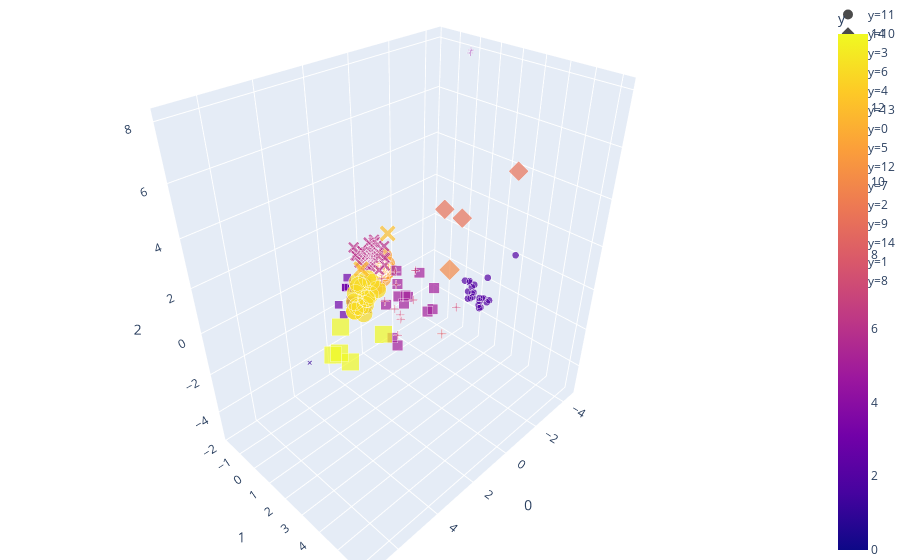

The notebook cell this image was saved under:
### Code cell
#Visualize kmean cluster predictions
import plotly.express as px
fig = px.scatter_3d(df_kmeans, x=0, y=1, z=2,
              color='y', size='y', size_max=18,
              symbol='y', opacity=0.7)

# tight layout
fig.update_layout(margin=dict(l=0, r=0, b=0, t=0))

### Figure 1 — Plotly figure (JSON) as saved in the notebook; plotly's stock layout.template omitted (floating-point values rounded to 4 significant figures)
{"data": [{"hoverlabel": {"namelength": 0}, "hovertemplate": "y=%{marker.color}<br>0=%{x}<br>1=%{y}<br>2=%{z}", "legendgroup": "y=11", "marker": {"color": [11, 11, 11, 11, 11, 11, 11, 11, 11, 11, 11, 11, 11, 11, 11, 11, 11, 11, 11, 11, 11, 11, 11, 11, 11, 11, 11, 11, 11, 11, 11, 11, 11, 11, 11, 11, 11, 11, 11, 11, 11, 11, 11, 11, 11, 11, 11, 11, 11, 11, 11, 11, 11, 11], "coloraxis": "coloraxis", "opacity": 0.7, "size": [11, 11, 11, 11, 11, 11, 11, 11, 11, 11, 11, 11, 11, 11, 11, 11, 11, 11, 11, 11, 11, 11, 11, 11, 11, 11, 11, 11, 11, 11, 11, 11, 11, 11, 11, 11, 11, 11, 11, 11, 11, 11, 11, 11, 11, 11, 11, 11, 11, 11, 11, 11, 11, 11], "sizemode": "area", "sizeref": 0.04321, "symbol": "circle"}, "mode": "markers", "name": "y=11", "scene": "scene", "showlegend": true, "type": "scatter3d", "x": [-0.3088, -0.1151, -0.002301, -0.2171, -0.02224, 0.04117, 0.3377, -0.463, 0.01584, 0.214, -0.1421, 0.03737, -0.2774, -0.1153, -0.1669, 0.09464, -0.08194, -0.3068, -0.3889, 0.1814, -0.1336, -0.2527, 0.1718, -0.4472, -0.06584, -0.2626, 0.2592, 0.01737, -0.3272, 0.2574, -0.01335, -0.0991, 0.02704, 0.116, 0.4573, -0.1475, -0.1205, -0.1558, -0.05049, 0.09334, 0.1062, -0.1132, 0.3931, -0.3511, -0.002352, -0.08996, -0.1203, -0.1214, 0.08175, 0.02863, -0.06909, -0.02082, -0.002281, 0.1735], "y": [-0.7632, -1.053, -1.024, -1.039, -1.163, -1.028, -1.291, -0.9882, -0.9575, -1.065, -0.9617, -1.054, -1.01, -1.16, -0.9654, -0.4562, -0.3436, -0.9641, -1.01, -0.41, -0.412, -1.116, -0.5103, -0.9574, -0.9029, -0.7717, -1.018, -1.101, -1.102, -0.09894, -1.105, -0.7468, -0.9412, -0.738, -0.5519, -0.9338, -1.016, -0.7381, -1.047, -0.7975, -0.4145, -1.028, -0.3403, -1.091, -1.066, -1.181, -1.222, -1.063, -0.966, -0.8037, -1.164, -0.3219, -0.9593, -1.182], "z": [0.3302, -0.03868, -0.1971, -0.2098, -0.4502, -0.009795, -0.07682, -0.478, -0.1125, -0.2028, -0.1171, -0.0569, -0.3814, -0.334, 0.1288, 0.07639, 0.2331, -0.2748, -0.3539, -0.2387, -0.0308, -0.5406, -0.1368, -0.3363, -0.1764, -0.3208, 0.02494, -0.2753, -0.5322, 0.05134, -0.1448, -0.1576, 0.01546, -1.007, -0.837, -0.5182, -0.3382, -0.02888, -0.213, 0.04129, -0.4374, -0.08621, 0.03878, -0.4851, 0.1209, -0.2155, -0.6247, -0.1318, -0.03659, -0.08567, -0.0174, -0.1091, 0.0805, -0.204]}, {"hoverlabel": {"namelength": 0}, "hovertemplate": "y=%{marker.color}<br>0=%{x}<br>1=%{y}<br>2=%{z}", "legendgroup": "y=10", "marker": {"color": [10], "coloraxis": "coloraxis", "opacity": 0.7, "size": [10], "sizemode": "area", "sizeref": 0.04321, "symbol": "diamond"}, "mode": "markers", "name": "y=10", "scene": "scene", "showlegend": true, "type": "scatter3d", "x": [3.64], "y": [6.193], "z": [4.917]}, {"hoverlabel": {"namelength": 0}, "hovertemplate": "y=%{marker.color}<br>0=%{x}<br>1=%{y}<br>2=%{z}", "legendgroup": "y=3", "marker": {"color": [3, 3, 3, 3, 3, 3, 3, 3, 3, 3, 3, 3], "coloraxis": "coloraxis", "opacity": 0.7, "size": [3, 3, 3, 3, 3, 3, 3, 3, 3, 3, 3, 3], "sizemode": "area", "sizeref": 0.04321, "symbol": "square"}, "mode": "markers", "name": "y=3", "scene": "scene", "showlegend": true, "type": "scatter3d", "x": [2.252, 2.351, 2.073, 2.727, 2.971, 2.095, 2.193, 1.803, 2.066, 1.885, 1.786, 2.005], "y": [0.02797, 1.14, -0.1937, -0.113, 0.4631, -0.427, -0.1602, 0.5287, -0.4471, -0.2965, 0.3128, -0.3635], "z": [-0.3263, 0.05667, -0.3973, -0.2259, -0.2617, 0.1322, 0.7747, 0.6941, 0.07286, 0.04909, 0.7053, 0.1419]}, {"hoverlabel": {"namelength": 0}, "hovertemplate": "y=%{marker.color}<br>0=%{x}<br>1=%{y}<br>2=%{z}", "legendgroup": "y=6", "marker": {"color": [6, 6, 6, 6, 6, 6, 6, 6, 6, 6, 6, 6, 6, 6, 6, 6, 6, 6, 6, 6, 6, 6, 6, 6, 6, 6, 6, 6, 6, 6, 6, 6, 6, 6], "coloraxis": "coloraxis", "opacity": 0.7, "size": [6, 6, 6, 6, 6, 6, 6, 6, 6, 6, 6, 6, 6, 6, 6, 6, 6, 6, 6, 6, 6, 6, 6, 6, 6, 6, 6, 6, 6, 6, 6, 6, 6, 6], "sizemode": "area", "sizeref": 0.04321, "symbol": "x"}, "mode": "markers", "name": "y=6", "scene": "scene", "showlegend": true, "type": "scatter3d", "x": [-0.2903, 0.4593, 0.1061, -0.3825, 0.1867, 0.3026, -0.3097, -0.326, 0.6044, 0.4791, 0.6144, -0.07237, 0.7231, -0.3158, 0.6139, 0.7552, 0.9043, -0.02265, 0.2727, 0.9684, -0.0709, -0.06255, 0.09432, 0.3966, 0.324, -0.4232, 0.077, 0.1565, -0.06311, 0.4151, 0.2057, 0.2983, 0.7493, 0.9917], "y": [-1.324, -0.9721, -0.2831, -1.38, -0.8888, -1.044, -1.423, -1.161, -0.7802, -1.009, -1.092, -0.5167, -0.4749, -0.7532, -1.402, -1.194, -0.8982, -0.8103, -0.7609, -1.149, -1.301, -1.221, -0.645, -1.073, -0.9152, -1.817, -0.279, -1.236, -1.091, -0.2933, -0.9992, -1.165, -0.8701, -1.022], "z": [0.8687, 0.2815, 0.2766, 0.6895, 0.4057, 0.4121, 0.4861, 0.681, 0.2497, 0.1464, 0.8718, 0.4753, 0.425, 0.8013, 0.4597, 0.7743, 0.5116, 0.4306, 0.6443, 1.139, 0.2159, 0.7363, 0.7063, 0.4986, 0.2272, 0.4534, 0.6379, 0.1397, 0.9497, 0.1983, 0.636, 0.3249, 0.9827, 0.8284]}, {"hoverlabel": {"namelength": 0}, "hovertemplate": "y=%{marker.color}<br>0=%{x}<br>1=%{y}<br>2=%{z}", "legendgroup": "y=4", "marker": {"color": [4, 4], "coloraxis": "coloraxis", "opacity": 0.7, "size": [4, 4], "sizemode": "area", "sizeref": 0.04321, "symbol": "cross"}, "mode": "markers", "name": "y=4", "scene": "scene", "showlegend": true, "type": "scatter3d", "x": [-4.39, -4.433], "y": [-0.1034, -0.1687], "z": [7.987, 7.854]}, {"hoverlabel": {"namelength": 0}, "hovertemplate": "y=%{marker.color}<br>0=%{x}<br>1=%{y}<br>2=%{z}", "legendgroup": "y=13", "marker": {"color": [13, 13, 13, 13, 13, 13, 13, 13, 13, 13, 13, 13, 13, 13, 13, 13, 13], "coloraxis": "coloraxis", "opacity": 0.7, "size": [13, 13, 13, 13, 13, 13, 13, 13, 13, 13, 13, 13, 13, 13, 13, 13, 13], "sizemode": "area", "sizeref": 0.04321, "symbol": "circle"}, "mode": "markers", "name": "y=13", "scene": "scene", "showlegend": true, "type": "scatter3d", "x": [1.747, 1.906, 1.151, 1.207, 1.529, 1.219, 0.9835, 0.5473, 1.908, 1.216, 0.5954, 1.933, 1.067, 1.767, 1.933, 0.793, 1.458], "y": [-0.1832, 0.1852, -0.5295, -0.01682, 0.05442, -0.6734, -1.02, -0.2957, -0.1351, -0.4369, -0.9544, -0.1421, -0.07143, -0.2349, -0.1421, -0.6043, 0.09884], "z": [-0.8542, -0.6083, -0.3721, -0.4651, -0.7632, -0.347, -0.4843, -0.7029, -0.5151, -1.658, -1.491, -0.9733, 0.05664, -0.2228, -0.9733, -0.201, -0.4869]}, {"hoverlabel": {"namelength": 0}, "hovertemplate": "y=%{marker.color}<br>0=%{x}<br>1=%{y}<br>2=%{z}", "legendgroup": "y=0", "marker": {"color": [0, 0, 0, 0, 0, 0, 0, 0, 0, 0, 0, 0, 0, 0, 0, 0, 0, 0, 0, 0, 0, 0, 0, 0, 0, 0, 0, 0, 0, 0, 0, 0, 0, 0, 0, 0], "coloraxis": "coloraxis", "opacity": 0.7, "size": [0, 0, 0, 0, 0, 0, 0, 0, 0, 0, 0, 0, 0, 0, 0, 0, 0, 0, 0, 0, 0, 0, 0, 0, 0, 0, 0, 0, 0, 0, 0, 0, 0, 0, 0, 0], "sizemode": "area", "sizeref": 0.04321, "symbol": "diamond"}, "mode": "markers", "name": "y=0", "scene": "scene", "showlegend": true, "type": "scatter3d", "x": [-0.7554, -1.075, -2.316, -0.6583, -0.5413, -0.835, -0.9351, -0.9092, -0.6904, -0.4924, -0.572, -0.6514, -0.6195, -0.5357, -1.111, -0.6509, -0.878, -0.7662, -0.5626, -0.5741, -0.7748, -0.6552, -0.9226, -0.6851, -0.7814, -0.5363, -1.214, -0.6886, -0.8813, -0.6541, -0.9402, -0.7346, -0.8678, -2.326, -1.377, -0.7022], "y": [-1.099, -0.9648, -0.574, -0.7807, -1.031, -0.5237, -1.204, -1.139, -1.066, -0.9562, -0.928, -1.116, -0.8771, -1.07, -0.3605, -1.064, -1.209, -1.219, -1.066, -0.7598, -1.081, -1.143, -1.197, -0.8416, -0.6419, -0.9235, -0.7791, -0.8445, -0.9723, -0.7109, -0.9298, -0.9224, -1.078, -0.4624, -0.8708, -0.7511], "z": [0.4972, 0.3928, 0.5441, 0.1687, 0.036, 0.3669, -0.1474, -0.386, 0.01708, -0.2323, -0.1712, 0.2822, -0.2844, -0.2799, -0.2809, -0.0762, -0.1134, -0.1342, -0.3121, -0.5567, 0.01471, -0.08601, -0.05548, 0.1266, 0.1193, 0.28, 0.6386, -0.03048, -0.1463, 0.1953, -0.5549, -0.539, -0.6433, -2.391, 1.001, 0.3213]}, {"hoverlabel": {"namelength": 0}, "hovertemplate": "y=%{marker.color}<br>0=%{x}<br>1=%{y}<br>2=%{z}", "legendgroup": "y=5", "marker": {"color": [5, 5, 5, 5, 5, 5, 5, 5, 5, 5, 5, 5, 5], "coloraxis": "coloraxis", "opacity": 0.7, "size": [5, 5, 5, 5, 5, 5, 5, 5, 5, 5, 5, 5, 5], "sizemode": "area", "sizeref": 0.04321, "symbol": "square"}, "mode": "markers", "name": "y=5", "scene": "scene", "showlegend": true, "type": "scatter3d", "x": [0.2362, 0.2603, 0.6838, -0.0669, -0.795, -0.1444, 1.114, 0.6545, -0.1997, 0.7416, -0.2735, -1.388, 0.2565], "y": [0.5683, 0.548, 1.397, 2.244, 0.7947, 0.6398, 1.457, 0.3425, 0.7402, 0.7853, 1.789, 1.089, 0.6392], "z": [-0.1481, 0.5002, -0.4457, -0.6705, 0.006973, -0.8893, -2.3, -1.086, -0.9246, -2.522, -1.159, -0.9164, -0.7185]}, {"hoverlabel": {"namelength": 0}, "hovertemplate": "y=%{marker.color}<br>0=%{x}<br>1=%{y}<br>2=%{z}", "legendgroup": "y=12", "marker": {"color": [12, 12], "coloraxis": "coloraxis", "opacity": 0.7, "size": [12, 12], "sizemode": "area", "sizeref": 0.04321, "symbol": "x"}, "mode": "markers", "name": "y=12", "scene": "scene", "showlegend": true, "type": "scatter3d", "x": [1.01, 3.333], "y": [0.8841, 2.026], "z": [2.682, 2.771]}, {"hoverlabel": {"namelength": 0}, "hovertemplate": "y=%{marker.color}<br>0=%{x}<br>1=%{y}<br>2=%{z}", "legendgroup": "y=7", "marker": {"color": [7, 7, 7, 7, 7, 7, 7, 7, 7, 7, 7], "coloraxis": "coloraxis", "opacity": 0.7, "size": [7, 7, 7, 7, 7, 7, 7, 7, 7, 7, 7], "sizemode": "area", "sizeref": 0.04321, "symbol": "cross"}, "mode": "markers", "name": "y=7", "scene": "scene", "showlegend": true, "type": "scatter3d", "x": [1.116, 1.695, 1.595, -0.0217, 0.589, 0.6409, 1.93, 1.377, 1.066, 1.631, 0.5445], "y": [0.6204, 2.074, 2.113, 3.474, 1.912, 0.9006, 2.492, 1.603, 1.368, 1.319, 1.767], "z": [0.5711, -1.058, -0.1005, 0.1179, 1.329, 0.802, 0.09143, -0.2209, 0.6493, 0.1294, -0.1443]}, {"hoverlabel": {"namelength": 0}, "hovertemplate": "y=%{marker.color}<br>0=%{x}<br>1=%{y}<br>2=%{z}", "legendgroup": "y=2", "marker": {"color": [2, 2, 2, 2, 2, 2, 2, 2, 2, 2, 2, 2, 2, 2, 2, 2, 2, 2, 2, 2, 2, 2], "coloraxis": "coloraxis", "opacity": 0.7, "size": [2, 2, 2, 2, 2, 2, 2, 2, 2, 2, 2, 2, 2, 2, 2, 2, 2, 2, 2, 2, 2, 2], "sizemode": "area", "sizeref": 0.04321, "symbol": "circle"}, "mode": "markers", "name": "y=2", "scene": "scene", "showlegend": true, "type": "scatter3d", "x": [-2.105, -2.525, -1.994, -1.959, -2.37, -2.679, -2.34, -2.27, -2.107, -2.188, -2.398, -2.263, -2.732, -2.39, -2.298, -2.149, -2.161, -2.081, -2.045, -3.557, -2.384, -1.68], "y": [2.374, 3.121, 2.599, 2.463, 2.757, 2.131, 2.434, 2.348, 2.131, 2.856, 3.108, 3.029, 2.037, 2.401, 2.215, 2.296, 2.9, 3.078, 3.076, 3.467, 3.062, 3.285], "z": [-0.3411, -1.08, -0.4076, -1.04, -1.235, -1.51, -0.9398, -1.246, -0.3778, -1.279, -1.118, -0.8908, -1.395, -0.589, -0.4479, -0.8598, -0.8894, -0.7631, -1.208, 0.8109, 0.09045, -0.9303]}, {"hoverlabel": {"namelength": 0}, "hovertemplate": "y=%{marker.color}<br>0=%{x}<br>1=%{y}<br>2=%{z}", "legendgroup": "y=9", "marker": {"color": [9, 9, 9], "coloraxis": "coloraxis", "opacity": 0.7, "size": [9, 9, 9], "sizemode": "area", "sizeref": 0.04321, "symbol": "diamond"}, "mode": "markers", "name": "y=9", "scene": "scene", "showlegend": true, "type": "scatter3d", "x": [-4.323, -3.951, -2.76], "y": [2.654, -0.7285, 1.267], "z": [3.962, 1.087, 1.95]}, {"hoverlabel": {"namelength": 0}, "hovertemplate": "y=%{marker.color}<br>0=%{x}<br>1=%{y}<br>2=%{z}", "legendgroup": "y=14", "marker": {"color": [14, 14, 14, 14, 14], "coloraxis": "coloraxis", "opacity": 0.7, "size": [14, 14, 14, 14, 14], "sizemode": "area", "sizeref": 0.04321, "symbol": "square"}, "mode": "markers", "name": "y=14", "scene": "scene", "showlegend": true, "type": "scatter3d", "x": [4.596, 4.519, 3.419, 4.873, 3.852], "y": [2.699, 2.028, 3.135, 2.111, 1.345], "z": [-0.1626, -0.2304, 0.6346, -0.04592, 0.1693]}, {"hoverlabel": {"namelength": 0}, "hovertemplate": "y=%{marker.color}<br>0=%{x}<br>1=%{y}<br>2=%{z}", "legendgroup": "y=1", "marker": {"color": [1], "coloraxis": "coloraxis", "opacity": 0.7, "size": [1], "sizemode": "area", "sizeref": 0.04321, "symbol": "x"}, "mode": "markers", "name": "y=1", "scene": "scene", "showlegend": true, "type": "scatter3d", "x": [7.139], "y": [4.004], "z": [2.259]}, {"hoverlabel": {"namelength": 0}, "hovertemplate": "y=%{marker.color}<br>0=%{x}<br>1=%{y}<br>2=%{z}", "legendgroup": "y=8", "marker": {"color": [8], "coloraxis": "coloraxis", "opacity": 0.7, "size": [8], "sizemode": "area", "sizeref": 0.04321, "symbol": "cross"}, "mode": "markers", "name": "y=8", "scene": "scene", "showlegend": true, "type": "scatter3d", "x": [-3.283], "y": [-0.04179], "z": [-5.165]}], "layout": {"coloraxis": {"colorbar": {"title": {"text": "y"}}, "colorscale": [[0, "#0d0887"], [0.1111, "#46039f"], [0.2222, "#7201a8"], [0.3333, "#9c179e"], [0.4444, "#bd3786"], [0.5556, "#d8576b"], [0.6667, "#ed7953"], [0.7778, "#fb9f3a"], [0.8889, "#fdca26"], [1, "#f0f921"]]}, "legend": {"itemsizing": "constant", "tracegroupgap": 0}, "margin": {"b": 0, "l": 0, "r": 0, "t": 0}, "scene": {"domain": {"x": [0, 1], "y": [0, 1]}, "xaxis": {"title": {"text": "0"}}, "yaxis": {"title": {"text": "1"}}, "zaxis": {"title": {"text": "2"}}}}}
